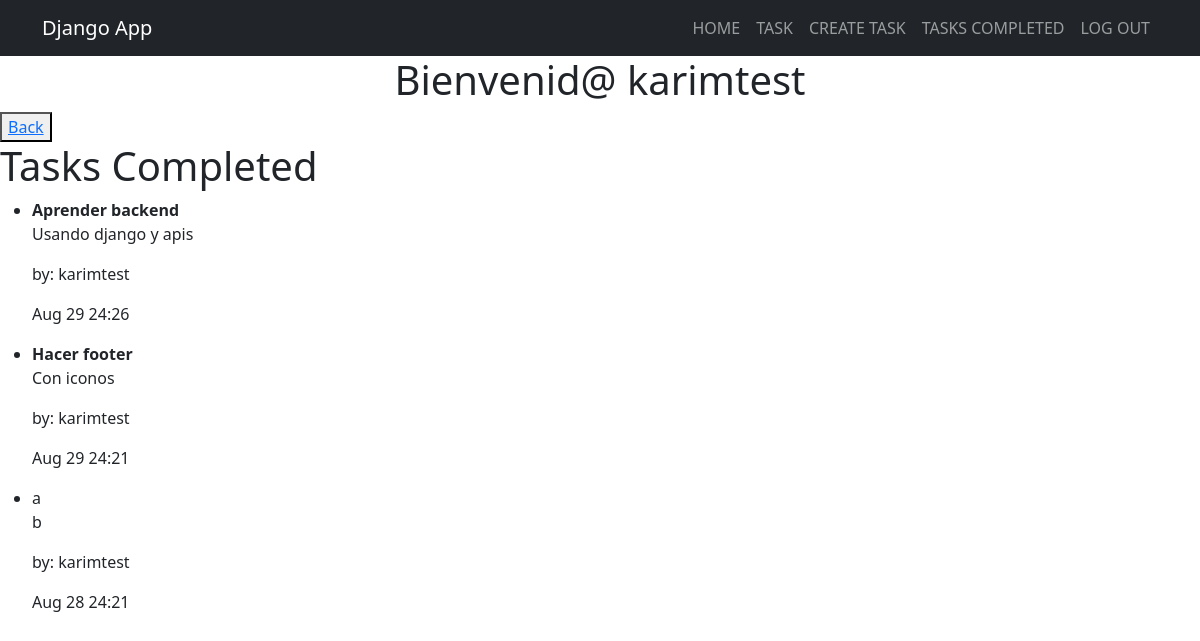
/tasks_completed/ (signed in), run on an earlier commit of the app's database.
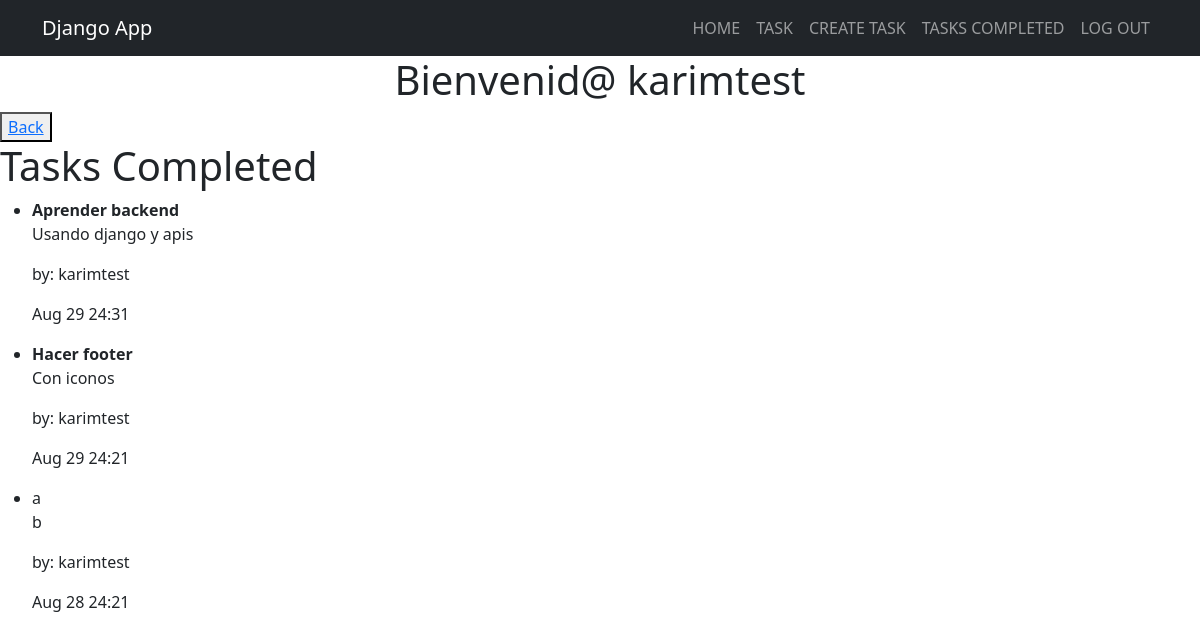
And on a later commit of the database.
### tasks/models.py (models this page shows, shortened)
class Task(models.Model):
    title = models.CharField(max_length=200)
    description = models.TextField(blank=True)
    created = models.DateTimeField(auto_now_add=True)
    datecompleted = models.DateTimeField(null=True, blank=True)
    important = models.BooleanField(default=False)
    user = models.ForeignKey(User, on_delete=models.CASCADE)

### tasks/views.py (the view)
# urls.py: path('tasks_completed/', views.tasks_completed, name='tasks_completed'),
@login_required
def tasks_completed(request):
    tasks = Task.objects.filter(user=request.user, datecompleted__isnull=False).order_by('-datecompleted')
    return render(request, 'tasks_completed.html', {
        'tasks' : tasks
    })

### tasks/templates/tasks_completed.html
{% extends 'base.html' %}
{% block content %}
<button><a href="/tasks/">Back</a></button>
<h1>Tasks Completed</h1>
<ul>
  {% for task in tasks %}
  <li>
    {% if task.important %}
    <strong>{{task.title}}</strong>
    {% else %} {{task.title}} {% endif %}
    <p>{{task.description}}</p>
    <p>by: {{task.user}}</p>
    <p>{{task.datecompleted|date:'M j y:i'}}</p>
  </li>
  {% endfor %}
</ul>
{% endblock %}

What changed in the data, as far as the page shows it:
changed Task "Aprender backend": datecompleted "Aug 29 24:26" → "Aug 29 24:31"
